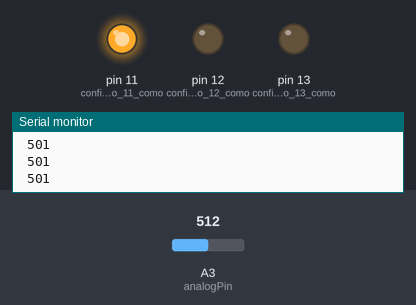
Bench run of a sketch on a simulated Arduino Uno, built with avr-gcc and run on an emulated ATmega328P. Shown: output pins drawn as LEDs (lit = HIGH), the last lines printed to the serial monitor. The test bench sets the inputs (shaded band); at power-on: A3 (analogPin) = 512.

Above: at 1.2 s.
1.3 s: A3 (analogPin) set to 547
2.8 s: A3 (analogPin) set to 565
At 3.6 s:
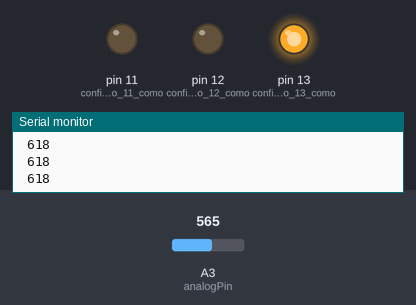
4.3 s: A3 (analogPin) set to 767
5.8 s: A3 (analogPin) set to 796
At 6.4 s:
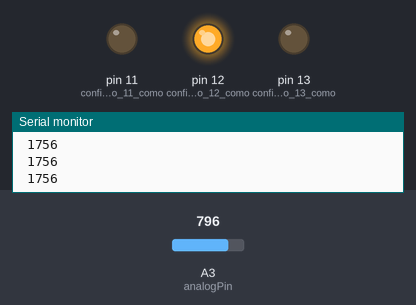
7.3 s: A3 (analogPin) set to 716
At 7.8 s:
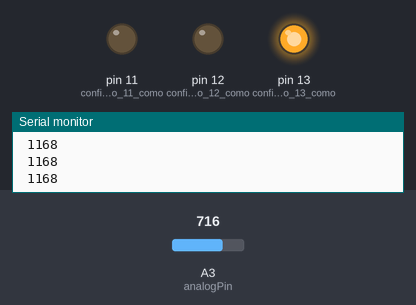
8.8 s: A3 (analogPin) set to 900
At 9.2 s:
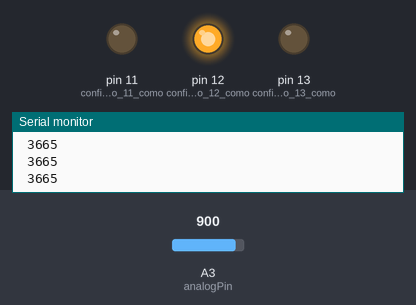
Timing chart, 0 to 11.3 s (numbered marks = the images above; inputs shaded):
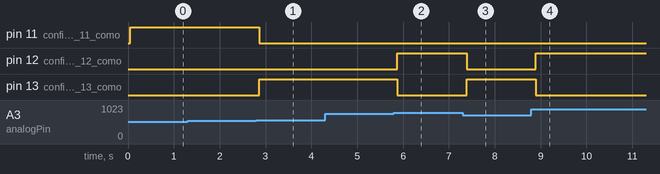

The sketch:

instrumentacao_potenciometro.ino
```cpp
/*
    instrumentacao_potenciometro.ino
    Versão 1
    Autora: Mirela de Oliveira Tomazini
    Data: 13 de julho de 2021
    Descrição: O objetivo desse código é a realização de simples tarefas com o Arduino tendo em vista,
    me habituar com o ambiente de programação e linguagem.
    Esse código recebe os valores da resistência acoplada, tensão máxima fornecida pelo microcontrolador e
    valor do pino analogico ligado ao ponto do potenciômetro e controla 3 LEDs com base no valor medido.
    O LED vermelho é ligado se o paciente está com febre, o LED azul é ligado se o paciente está com hipotermia
    e o LED verde é ligado se o paciente está normal, dentro de valores esperados.
      Além disso, é possível verificar o valor de resistência calculado através do Plotter Serial e Monitor Serial.
*/

int resist_acoplada   = 501 ;                  // completar com o valor da resistencia acoplada para realizacao do dividor de tensao     (valor deve ser o valor real e inteiro)
float tensao_max      = 5;                     // completar com o valor máximo de tensao de entrada
int analogPin         = A3;                    // leitura do pino analogico - conferir se o pino esta correto

int valor             = 0;                     // variavel para guardar o valor lido               (10 bits, mede de 0 a 1023)
float tensao          = 0;                     // variavel para guardar o valor da tensao          (valor deve variar de 0 a 5V)
int resist_medida     = 0;                     // variavel para guardar o valor da resistencia do potenciometro (varia de 0 a potenciometro)
int lim_hipotermia    = 1600;                  // variavel para guardar o valor do limite da resistencia para hipotermia
int lim_febre         = 600;                   // variavel para guardar o valor do limite da resistencia para febre

void setup() {                                 // realiza as configuracoes do Arduino, roda apenas 1 vez, quando eh ligado

  pinMode(13, OUTPUT);                         // configura o pino 13 como saida - condicao normal
  pinMode(12, OUTPUT);                         // configura o pino 12 como saida - hipotermia
  pinMode(11, OUTPUT);                         // configura o pino 11 como saida - febre
  Serial.begin(9600);                          // configura a porta serial e configura para 9600 bps a taxa de dados
}

void loop() {                                 // loop do Arduino, roda infinitas vezes, onde o programa sera executado

  valor = analogRead(analogPin);              // le o pino de entrada
  tensao = (5.0*float(valor))/1023.0;         // converte o valor lido para um valor de tensao, sendo a tensao maxima de (5 V) equivalente a 1023
                                              // O valor de tensao pode ser obtido atraves da expressao (5*valor)/1023. E estou forcando que a variável valor seja float.

  resist_medida = ((tensao/tensao_max)* resist_acoplada)/(1-(tensao/tensao_max));
                                              //calculo de resistencia medida sera deduzido no portfolio anexo

  Serial.println(resist_medida);              // imprime o valor da resistencia medida na porta serial
  Serial.print(" ");                          // imprime o valor de espaço na porta serial
  delay(50);                                  // aguarda 50 ms

  if(resist_medida < lim_febre){              // condicao de febre - deve acender o LED vermelho - atencao o operador "<" foi definido atraves da caracteristica do sensor NTC
    digitalWrite(13, LOW);                    // apaga LED verde
    digitalWrite(12, LOW);                    // apaga LED azul
    digitalWrite(11, HIGH);                   // acende LED vermelho
  }
  else if(resist_medida > lim_hipotermia){    // condicao de hipotermia - deve acender o LED azul - atencao o operador ">" foi definido atraves da caracteristica do sensor NTC
    digitalWrite(13, LOW);                    // apaga LED verde
    digitalWrite(12, HIGH);                   // acende LED azul
    digitalWrite(11, LOW);                    // apaga LED vermelho
  }
  else{                                       // caso nenhuma condicao se satisfaça, entao o paciente esta normal
    digitalWrite(13, HIGH);                   // acende LED verde
    digitalWrite(12, LOW);                    // apaga LED azul
    digitalWrite(11, LOW);                    // apaga LED vermelho
  }

  delay(50);                                  // aguarda 50 ms

}
```

Measured:
- the behaviour switches between 557 and 558 on A3 (analogPin) (found by bisection; images 0 and 1)
- the behaviour switches between 779 and 780 on A3 (analogPin) (found by bisection; images 1 and 2)
- after the input at 2.8 s, pin 11 (configura_o_pino_11_como): HIGH → LOW after 0.06 s; pin 13 (configura_o_pino_13_como): LOW → HIGH after 0.06 s
- after the input at 5.8 s, pin 12 (configura_o_pino_12_como): LOW → HIGH after 0.08 s; pin 13 (configura_o_pino_13_como): HIGH → LOW after 0.08 s
- after the input at 7.3 s, pin 12 (configura_o_pino_12_como): HIGH → LOW after 0.08 s; pin 13 (configura_o_pino_13_como): LOW → HIGH after 0.08 s
- after the input at 8.8 s, pin 12 (configura_o_pino_12_como): LOW → HIGH after 0.09 s; pin 13 (configura_o_pino_13_como): HIGH → LOW after 0.09 s
